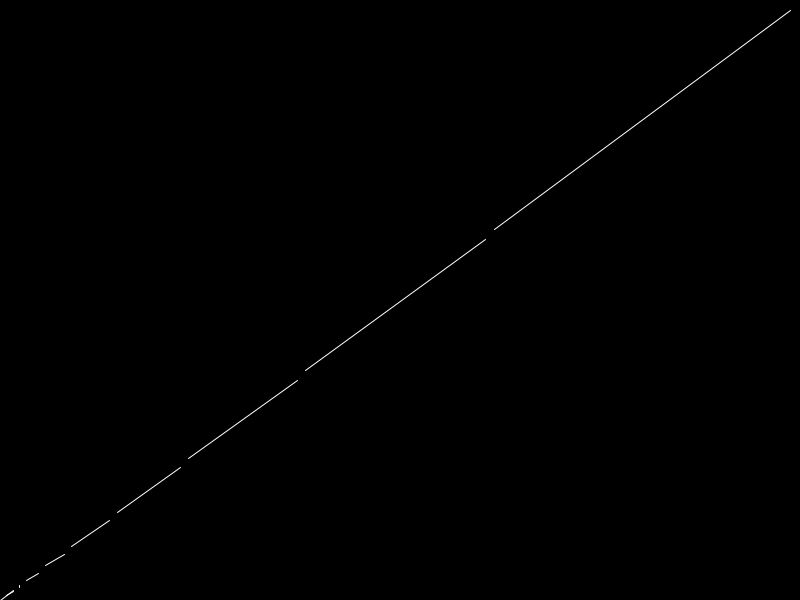
Frame 1 (no input)
Frame 60 (the mouse pressed at the canvas centre just before this capture): identical to frame 1, image omitted
Frame 120 (the mouse held since frame 60 and released just before this capture): identical to frame 1, image omitted

The Processing sketch that drew this single still picture (run headless with seeded random() and noise(); from frame 60 on, the mouse is pressed at the canvas centre):

// Processing sketch: App
// ── App.pde
Lucas sequence = new Lucas();
void setup(){

  size(800,600);
  compute1();
}

void draw() {
  background(0);
  sequence.lineChart(10);
}

void compute1(){

  //sequence.barChart(5);
}
// ── Lucas.pde
class Lucas extends Sequence{
  
  int n = 20;
  
  int maxi = compute(n);
  String author = "Édouard Lucas.";
  String description = "Compute, graph, and display the n term of the Lucas Numbers sequence";
   
  String author(){
   
    return author;
  }
  
  String description(){
  
    return description();
  }
   
  int compute(int n){
  
    if (n == 0){
    
      return 2;
    }
    else if (n == 1){
    
      return 1;
    }
    else{
    
      return (compute(n-1) + compute(n-2));
    }
  }
  
  void display(int n){
  
    int x = n;
    int x1 = n;
    float max = sqrt(compute(x1)+compute(x1));
    float[] numbers = new float[x+1];
    int[] num = new int[x+1];
    int w=(width/2),y=(height/2);
    
    for( int i = x; i > -1; i-- ) {
      
        numbers[i] = 0;   
        numbers[i] = compute(i);
        println(int(numbers[i]) + " ");
        pushMatrix();
        translate(w,y);
        rotate(radians(45*i));
        fill(map(numbers[i],0,max,0,255),map(numbers[i],0,max,x,0),map(numbers[i],0,max,0,x));
        triangle(0.0,0.0,0.0,map(numbers[i],0,max,0,width),map(numbers[i],0,max,0,height),map(numbers[i],0,max,0,height));
        popMatrix();
        }
    }
}
// ── Lucky.pde
import java.util.Arrays;

class Lucky extends Sequence {
  int x, y;
  int ln;
  int n= 12;

  int c=n;
  int del=1;
  int k;
  
  String author = "Josefo Flavio";
  String description = "Despliega los numeros de la suerte";
  

  
  String author(){   
     return author;
  }
  
  String description(){
     return description;
  }


  int compute(int n) {

    ln = 90;
    int a[]=new int[ln];
    for (int i=0; i<ln; i++) { 
      a[i]=i+1;
    }

    while (del<ln) {

      for (int i=del; i<ln; i+=del) {
        for (int j=i; j<ln-1; j++) {
          a[j]=a[j+1];
        }
        ln--;
      }
      del++;
    }


    return a[n+1];
  }


  void display(int n) {

    for (int i=0; i<n; i++) {



      x += 22;
      y += 22;
      ellipse(x, y, compute(i)*8, compute(i)*3);
      fill(255, 0, 0);
    }
    x=0;
    y=0;
  }
}
// ── Padovan.pde
import java.util.Arrays;


 class Padovan extends Sequence  {
 
    int Cxi =0;
  int Cxf = 10;
   
  String author = "Van der Lan";
  String description = "La sucesión de Padovan es la secuencia de números enteros que suma el segundo termino anterior y el tercero anterior";
  

  
  String author(){   
     return author;
  }
  
  String description(){
     return description;
  }
  
  int compute(int n){
     if(n == 0 || n == 1 || n == 2)
            return 1;
        else
            return compute(n-2) + compute(n-3);
   }
 

  void display(int n){
  for (int i = 0; i <= n; i++) {
      Cxi += 20;
      Cxf += 20;
      fill(255, compute(i), 60);
 
      rect(Cxi,Cxf,compute(i),compute(i));
    }
      Cxi =0;
       Cxf = 10;
  }
  
  

  
 
}
// ── Sequence.pde
import java.util.Arrays;

abstract class Sequence {
  /**
   * The name of the author
   */
  abstract String author();
  
  /**
   * The sequence description
   */
  abstract String description();
  
  /**
   * Computes the nth sequence term
   */
  abstract int compute(int n);
  
  /**
   * Returns the first n seq terms as an array.
   */
  int [] toArray(int n) {
    int[] seq = new int[n];
    for (int i=0; i<n; i++)
      seq[i] = compute(i+1);
    return seq;
  }
  
  /**
   * Returns the first n seq terms as a string.
   * Sequence may then simply be printed as: println(sequence.toString(n))
   */
  String toString(int n) {
    return Arrays.toString(toArray(n));
  }
  
  // All display functions must scale the canvas properly
  
  /**
   * Display n seq terms as you wish
   */
  abstract void display(int n);
   
  /**
   * Display n seq terms as a bar chart: https://en.wikipedia.org/wiki/Bar_chart
   * Warning: Should be implemented here in the super class!
   */
  void barChart(int n) {
    
    pushMatrix();
    translate(0,(height));
    rotate(radians(-90));
    int maxi = compute(n);
    int cont = 0;
    for(int i = 0;i < n;i++){
      
        rect(0,cont,compute(i),(n/height)-20);
        cont = cont +((n/height)+20);
     }
     popMatrix();
  }
  
  void lineChart(int n) {
    
     pushMatrix();
     translate(0,height);
     stroke(255);
     int x = 0, y = 0, maxi = compute(n);
     for(int i = 0; i < n; i++){
        line(x,y,map(compute(i),0,maxi,0,width),(-1)*map(compute(i),0,maxi,0,height));
        x = x + int(map(compute(i),0,maxi,0,width));
        y = y - int(map(compute(i),0,maxi,0,height));
        println(compute(i) + "  " + x + "   " + y + "   " + map(compute(i),0,maxi,0,width) + "   " + map(compute(i),0,maxi,0,height));
     } 
     popMatrix();
}
  
  void curveFitting(int n) {

    
  }
}
